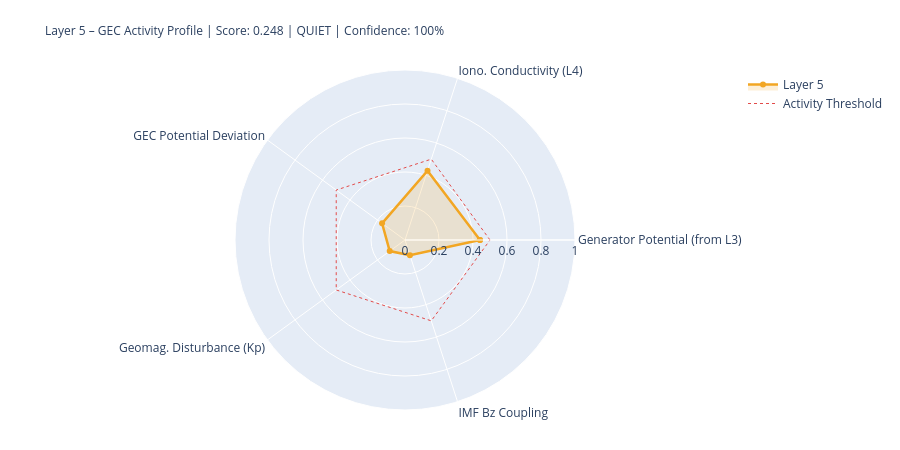

The code cell stored with this chart in its notebook:
### Markdown cell above
---
## 5. State Assessment & Handoff to Layer 6

### Code cell
# ============================================================
# LAYER-5-SCORE
# ============================================================

# Components
# 1) Generator activity (Layer-3-driven)
gen_score = norm(generator_strength, 0.3, 2.0)
gen_src   = 'from_layer3' if l3_thunder_score is not None else 'estimated'

# 2) Ionospheric conductivity (Layer-4-driven)
iono_score = norm(iono_cond_factor, 0.7, 1.4)
iono_src   = 'from_layer4' if l4_ioniz is not None else 'estimated'

# 3) GEC potential deviation from reference
pot_score = norm(abs(delta_V_pct), 0, 30)  # 0 = at reference, 1 = 30% deviation
pot_src   = 'derived'

# 4) Geomagnetic disturbance (Kp) – modulates vertical currents
kp_score = norm(kp_val, 0, 9)
kp_src   = 'primary' if kp_now is not None else 'from_layer4'

# 5) IMF Bz coupling (southward = stronger M-I coupling → GEC influence)
bz_score = norm(-(bz_now or 0), -5, 30) if bz_now is not None else None
bz_src   = 'primary' if bz_now is not None else 'missing'

COMPONENTS = {
    'Generator Potential (from L3)':  {'score': gen_score,   'source': 'derived_from_layer3', 'dynamic': True},
    'Iono. Conductivity (L4)':      {'score': iono_score,  'source': iono_src, 'dynamic': True},
    'GEC Potential Deviation':      {'score': pot_score,   'source': pot_src,  'dynamic': True},
    'Geomag. Disturbance (Kp)':         {'score': kp_score,    'source': kp_src,   'dynamic': True},
    'IMF Bz Coupling':               {'score': bz_score,    'source': bz_src,   'dynamic': True},
}

available   = {k: v['score'] for k, v in COMPONENTS.items() if v['score'] is not None}
unavailable = [k for k, v in COMPONENTS.items() if v['score'] is None]
layer5_score = round(sum(available.values()) / len(available), 4) if available else None
confidence   = round(len(available) / len(COMPONENTS), 2)
level = ('unknown' if layer5_score is None
         else 'quiet'   if layer5_score < 0.3
         else 'moderate' if layer5_score < 0.6
         else 'active')
dominant_l5 = max(available, key=available.get) if available else 'none'

# Kp consistency: separate 1-min raw value from score value
kp_1m_raw   = kp_now          # directly from API (can be 0.0 during live measurement)
kp_for_score = kp_val          # from Layer-0 context or estimated value if needed
kp_score_src = kp_src

W = 68
print('=' * W)
print('LAYER 5 – GLOBAL ELECTRIC CIRCUIT – STATE ASSESSMENT')
print('=' * W)
for name, comp in COMPONENTS.items():
    s = comp['score']
    if s is not None:
        bar = '█' * int(s*20) + '░' * (20-int(s*20))
        print(f'  {name:<34} {bar}  {s:.3f}  [{comp["source"]}]')
    else:
        print(f'  {name:<34} {"─"*20}  n/a   [missing]')
print('-' * W)
print(f'  Score:         {layer5_score:.3f}  ({len(available)}/{len(COMPONENTS)} components)')
print(f'  Confidence:    {confidence:.0%}')
print(f'  Level:         {level.upper()}')
print(f'  Dominant:      {dominant_l5}')
print(f'  V_iono:        {V_iono_mod:.1f} kV  (Δ {delta_V_pct:+.1f}% vs. Ref)')
print(f'  I_total:       {I_total_mod:.1f} A   (Δ {delta_I_pct:+.1f}% vs. Ref)')
print('=' * W)

# Radar
cats   = list(available.keys())
vals_r = list(available.values())
if len(cats) >= 3:
    fig = go.Figure()
    fig.add_trace(go.Scatterpolar(
        r=vals_r + [vals_r[0]], theta=cats + [cats[0]],
        fill='toself', fillcolor='rgba(242,166,35,0.18)',
        line=dict(color='#F2A623', width=2.5), name='Layer 5'
    ))
    fig.add_trace(go.Scatterpolar(
        r=[0.5]*(len(cats)+1), theta=cats+[cats[0]],
        line=dict(color='#E24B4A', dash='dot', width=1),
        mode='lines', name='Activity Threshold'
    ))
    fig.update_layout(
        title=dict(
            text=f'Layer 5 – GEC Activity Profile | Score: {layer5_score:.3f} | {level.upper()} | Confidence: {confidence:.0%}',
            font=dict(size=12)
        ),
        polar=dict(radialaxis=dict(visible=True, range=[0,1])),
        height=450, showlegend=True,
        margin=dict(l=80, r=80, t=70, b=40)
    )
    fig.show()

### Figure 1 — Plotly figure (JSON) as saved in the notebook; plotly's stock layout.template omitted (floating-point values rounded to 4 significant figures)
{"data": [{"fill": "toself", "fillcolor": "rgba(242,166,35,0.18)", "line": {"color": "#F2A623", "width": 2.5}, "name": "Layer 5", "r": [0.4412, 0.4287, 0.1667, 0.1111, 0.0937, 0.4412], "theta": ["Generator Potential (from L3)", "Iono. Conductivity (L4)", "GEC Potential Deviation", "Geomag. Disturbance (Kp)", "IMF Bz Coupling", "Generator Potential (from L3)"], "type": "scatterpolar"}, {"line": {"color": "#E24B4A", "dash": "dot", "width": 1}, "mode": "lines", "name": "Activity Threshold", "r": [0.5, 0.5, 0.5, 0.5, 0.5, 0.5], "theta": ["Generator Potential (from L3)", "Iono. Conductivity (L4)", "GEC Potential Deviation", "Geomag. Disturbance (Kp)", "IMF Bz Coupling", "Generator Potential (from L3)"], "type": "scatterpolar"}], "layout": {"height": 450, "margin": {"b": 40, "l": 80, "r": 80, "t": 70}, "polar": {"radialaxis": {"range": [0, 1], "visible": true}}, "showlegend": true, "title": {"font": {"size": 12}, "text": "Layer 5 – GEC Activity Profile | Score: 0.248 | QUIET | Confidence: 100%"}}}
